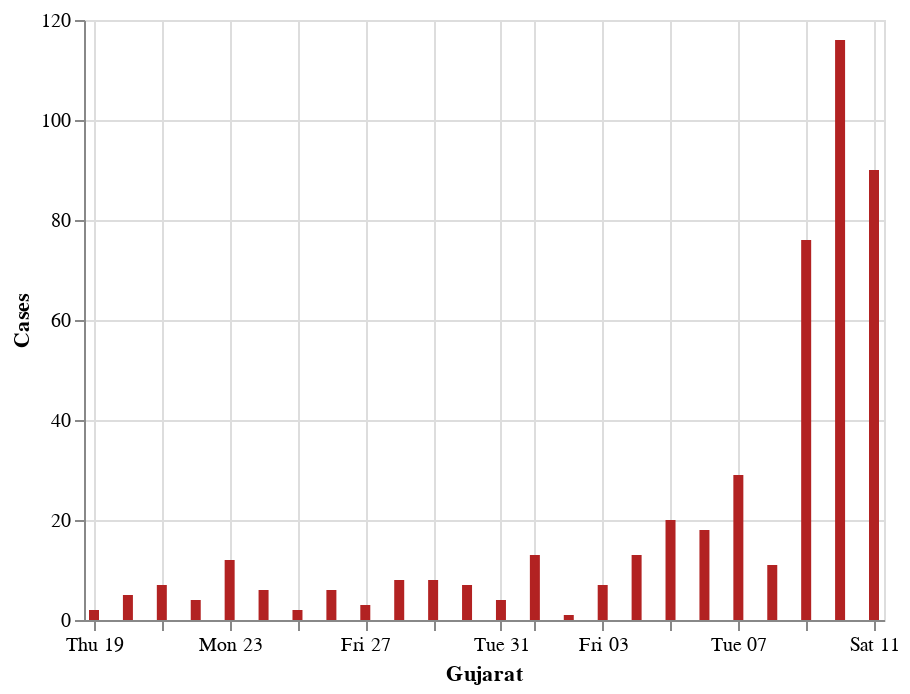

Notebook code for this chart:
### Code cell
#hide_input

wb_df=graph_df.query("detected_state == 'Gujarat'").reset_index()
wb_df=wb_df[["diagnosed_date",0]]
wb_df.rename(columns={0:'Cases'},inplace=True)
wb_df=wb_df.groupby("diagnosed_date").sum().reset_index()
#wb_df
alt.Chart(wb_df).mark_bar(color='firebrick').encode(
    alt.X('diagnosed_date', title='Gujarat'),
    alt.Y('sum(Cases)', title='Cases')
).interactive()

### Figure 1 — Vega-Lite specification as saved in the notebook (floating-point values rounded to 4 significant figures)
{"config": {"view": {"continuousWidth": 400, "continuousHeight": 300}}, "data": {"name": "data-11b7125c6d157b66399289b3178f9eaa"}, "mark": {"type": "bar", "color": "firebrick"}, "encoding": {"x": {"type": "temporal", "field": "diagnosed_date", "title": "Gujarat"}, "y": {"type": "quantitative", "aggregate": "sum", "field": "Cases", "title": "Cases"}}, "selection": {"selector083": {"type": "interval", "bind": "scales", "encodings": ["x", "y"]}}, "$schema": "https://vega.github.io/schema/vega-lite/v4.8.1.json", "datasets": {"data-11b7125c6d157b66399289b3178f9eaa": [{"diagnosed_date": "2020-03-19T00:00:00", "Cases": 2}, {"diagnosed_date": "2020-03-20T00:00:00", "Cases": 5}, {"diagnosed_date": "2020-03-21T00:00:00", "Cases": 7}, {"diagnosed_date": "2020-03-22T00:00:00", "Cases": 4}, {"diagnosed_date": "2020-03-23T00:00:00", "Cases": 12}, {"diagnosed_date": "2020-03-24T00:00:00", "Cases": 6}, {"diagnosed_date": "2020-03-25T00:00:00", "Cases": 2}, {"diagnosed_date": "2020-03-26T00:00:00", "Cases": 6}, {"diagnosed_date": "2020-03-27T00:00:00", "Cases": 3}, {"diagnosed_date": "2020-03-28T00:00:00", "Cases": 8}, {"diagnosed_date": "2020-03-29T00:00:00", "Cases": 8}, {"diagnosed_date": "2020-03-30T00:00:00", "Cases": 7}, {"diagnosed_date": "2020-03-31T00:00:00", "Cases": 4}, {"diagnosed_date": "2020-04-01T00:00:00", "Cases": 13}, {"diagnosed_date": "2020-04-02T00:00:00", "Cases": 1}, {"diagnosed_date": "2020-04-03T00:00:00", "Cases": 7}, {"diagnosed_date": "2020-04-04T00:00:00", "Cases": 13}, {"diagnosed_date": "2020-04-05T00:00:00", "Cases": 20}, {"diagnosed_date": "2020-04-06T00:00:00", "Cases": 18}, {"diagnosed_date": "2020-04-07T00:00:00", "Cases": 29}, {"diagnosed_date": "2020-04-08T00:00:00", "Cases": 11}, {"diagnosed_date": "2020-04-09T00:00:00", "Cases": 76}, {"diagnosed_date": "2020-04-10T00:00:00", "Cases": 116}, {"diagnosed_date": "2020-04-11T00:00:00", "Cases": 90}]}}
